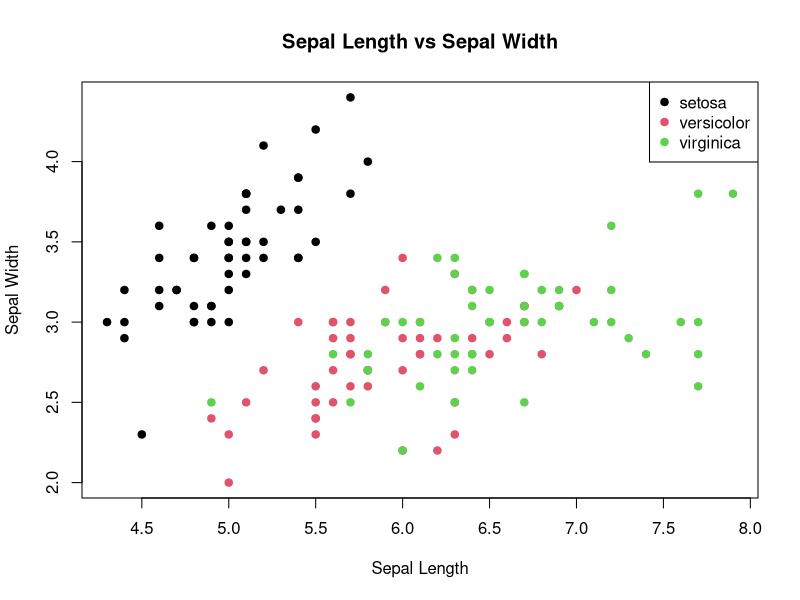
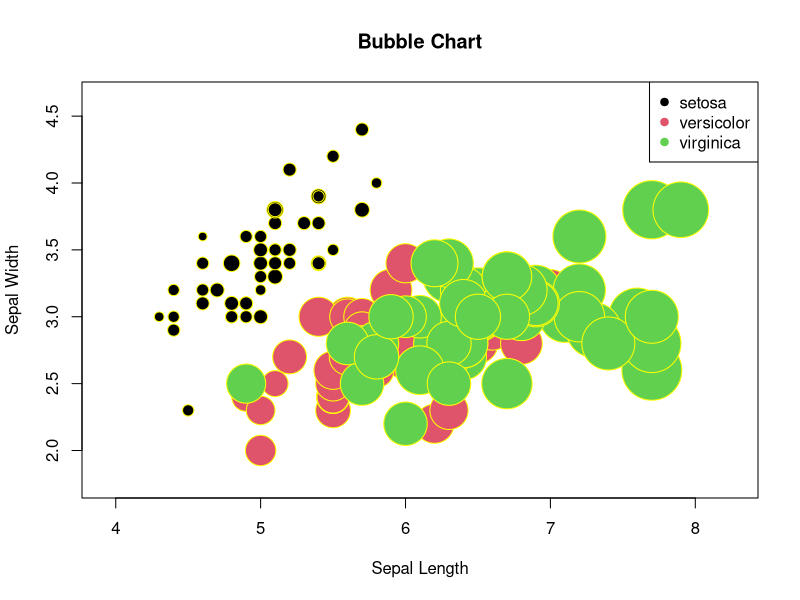
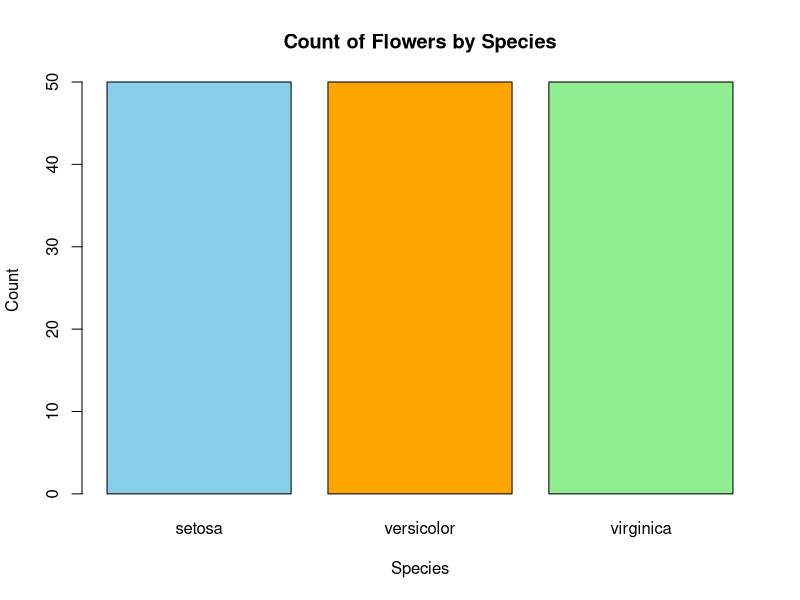
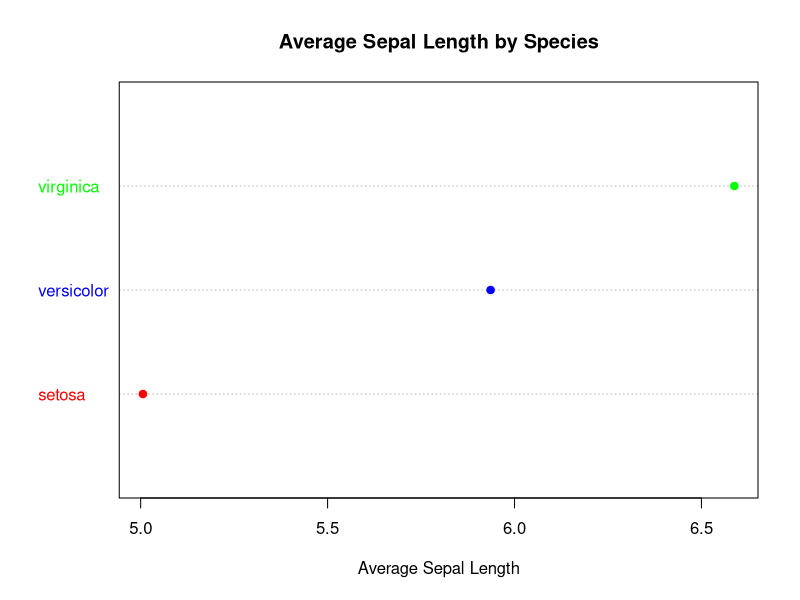
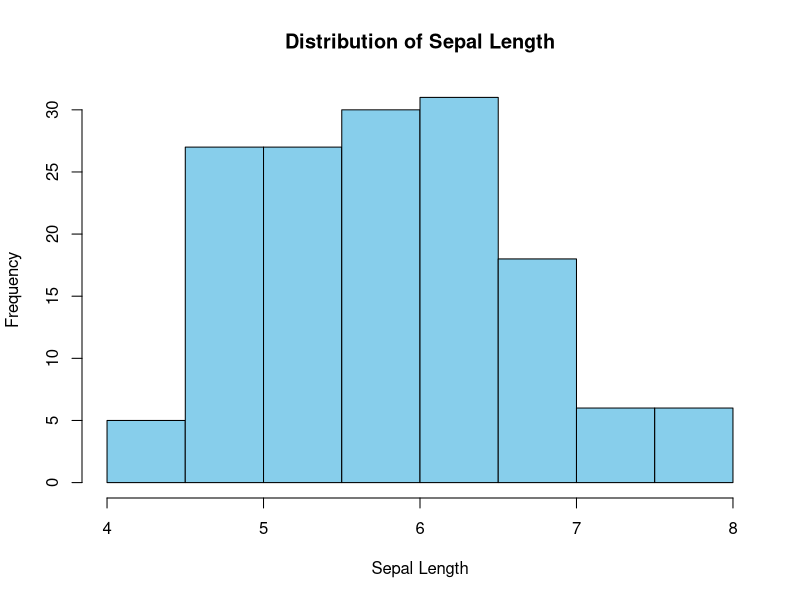
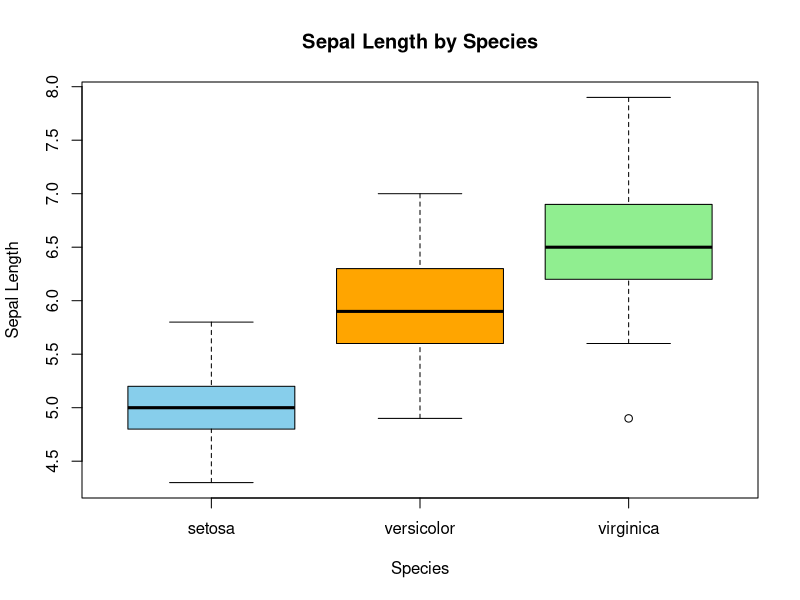
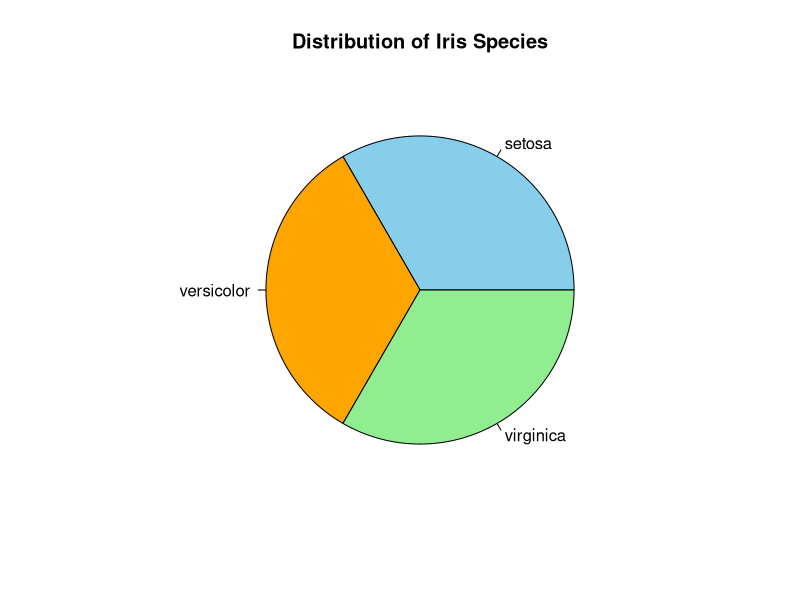

Generate these figures, in order, with R:
# Analyse and visualize IRIS data using R.
# Q2. For any data-set visualize the following types of chart : Scatter-plot. Bubble Chart, Bar Chart , 
# Dot Plots ,Histogram ,Box Plot ,Pie Chart 

# Loading Built in datasets for this Program
data("iris")

#Display top 6 rows
head(iris)

# Display dataset structure
str(iris)

#Scatter plot for IRIS
plot(
  iris$Sepal.Length,
  iris$Sepal.Width,
  main = "Sepal Length vs Sepal Width",
  xlab = "Sepal Length",
  ylab = "Sepal Width",
  col = iris$Species,
  pch = 19
)

legend(
  "topright",
  legend = levels(iris$Species),
  col = 1:3,
  pch = 19
)

#Bubble Chart
symbols(
  x = iris$Sepal.Length,
  y = iris$Sepal.Width,
  circles = iris$Petal.Length / 10,
  inches = 0.3,
  bg = as.numeric(iris$Species),
  fg = "yellow",
  xlab = "Sepal Length",
  ylab = "Sepal Width",
  main = "Bubble Chart"
)

legend(
  "topright",
  legend = levels(iris$Species),
  col = 1:3,
  pch = 19
)

#Bar chart
species_ct <- table(iris$Species) # table counts the occurrences of each distinct value in the input(iris$Species).
# returns 50,50,50 since there are 150 flowers with each species having 50 flowers in dataset

barplot(
  species_ct,
  main = "Count of Flowers by Species",
  xlab = "Species",
  ylab = "Count",
  col = c("skyblue", "orange", "lightgreen"),
  border = "black"
)

#Dot Plot
avg_length <- tapply(
  iris$Sepal.Length,
  iris$Species,
  mean
)

dotchart(
  avg_length,
  main = "Average Sepal Length by Species",
  xlab = "Average Sepal Length",
  pch = 19,
  color = c("red", "blue", "green")
)

#Histgoram
hist(
  iris$Sepal.Length,
  main = "Distribution of Sepal Length",
  xlab = "Sepal Length",
  ylab = "Frequency",
  col = "skyblue",
  border = "black"
)

#Box Plot
boxplot(
  Sepal.Length ~ Species,
  data = iris,
  main = "Sepal Length by Species",
  xlab = "Species",
  ylab = "Sepal Length",
  col = c("skyblue", "orange", "lightgreen")
)

#Pie Chart
pie(
  species_ct,
  labels = names(species_ct),
  main = "Distribution of Iris Species",
  col = c("skyblue", "orange", "lightgreen")
)
